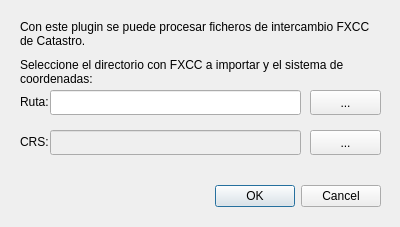
<?xml version="1.0" encoding="UTF-8"?>
<ui version="4.0">
 <class>fxcc2Qgis</class>
 <widget class="QDialog" name="fxcc2Qgis">
  <property name="geometry">
   <rect>
    <x>0</x>
    <y>0</y>
    <width>400</width>
    <height>227</height>
   </rect>
  </property>
  <property name="windowTitle">
   <string>fxcc2Qgis</string>
  </property>
  <widget class="QDialogButtonBox" name="buttonBox">
   <property name="geometry">
    <rect>
     <x>40</x>
     <y>180</y>
     <width>341</width>
     <height>32</height>
    </rect>
   </property>
   <property name="orientation">
    <enum>Qt::Horizontal</enum>
   </property>
   <property name="standardButtons">
    <set>QDialogButtonBox::Cancel|QDialogButtonBox::Ok</set>
   </property>
  </widget>
  <widget class="QLabel" name="label">
   <property name="geometry">
    <rect>
     <x>20</x>
     <y>20</y>
     <width>361</width>
     <height>41</height>
    </rect>
   </property>
   <property name="text">
    <string>Con este plugin se puede procesar ficheros de intercambio FXCC de Catastro.</string>
   </property>
   <property name="alignment">
    <set>Qt::AlignLeading|Qt::AlignLeft|Qt::AlignTop</set>
   </property>
   <property name="wordWrap">
    <bool>true</bool>
   </property>
  </widget>
  <widget class="QLabel" name="label_2">
   <property name="geometry">
    <rect>
     <x>20</x>
     <y>58</y>
     <width>361</width>
     <height>31</height>
    </rect>
   </property>
   <property name="text">
    <string>Seleccione el directorio con FXCC a importar y el sistema de coordenadas:</string>
   </property>
   <property name="alignment">
    <set>Qt::AlignLeading|Qt::AlignLeft|Qt::AlignTop</set>
   </property>
   <property name="wordWrap">
    <bool>true</bool>
   </property>
  </widget>
  <widget class="QLineEdit" name="cmpRuta">
   <property name="geometry">
    <rect>
     <x>50</x>
     <y>90</y>
     <width>251</width>
     <height>25</height>
    </rect>
   </property>
  </widget>
  <widget class="QPushButton" name="btnSeleccionarRuta">
   <property name="geometry">
    <rect>
     <x>310</x>
     <y>90</y>
     <width>71</width>
     <height>25</height>
    </rect>
   </property>
   <property name="text">
    <string>...</string>
   </property>
  </widget>
  <widget class="QLineEdit" name="cmpCrs">
   <property name="enabled">
    <bool>false</bool>
   </property>
   <property name="geometry">
    <rect>
     <x>50</x>
     <y>130</y>
     <width>251</width>
     <height>25</height>
    </rect>
   </property>
  </widget>
  <widget class="QPushButton" name="btnSeleccionarCrs">
   <property name="geometry">
    <rect>
     <x>310</x>
     <y>130</y>
     <width>71</width>
     <height>25</height>
    </rect>
   </property>
   <property name="text">
    <string>...</string>
   </property>
  </widget>
  <widget class="QLabel" name="label_3">
   <property name="geometry">
    <rect>
     <x>20</x>
     <y>95</y>
     <width>41</width>
     <height>16</height>
    </rect>
   </property>
   <property name="text">
    <string>Ruta:</string>
   </property>
   <property name="alignment">
    <set>Qt::AlignLeading|Qt::AlignLeft|Qt::AlignTop</set>
   </property>
   <property name="wordWrap">
    <bool>true</bool>
   </property>
  </widget>
  <widget class="QLabel" name="label_4">
   <property name="geometry">
    <rect>
     <x>20</x>
     <y>135</y>
     <width>41</width>
     <height>16</height>
    </rect>
   </property>
   <property name="text">
    <string>CRS:</string>
   </property>
   <property name="alignment">
    <set>Qt::AlignLeading|Qt::AlignLeft|Qt::AlignTop</set>
   </property>
   <property name="wordWrap">
    <bool>true</bool>
   </property>
  </widget>
 </widget>
 <resources/>
 <connections>
  <connection>
   <sender>buttonBox</sender>
   <signal>rejected()</signal>
   <receiver>fxcc2Qgis</receiver>
   <slot>reject()</slot>
   <hints>
    <hint type="sourcelabel">
     <x>316</x>
     <y>260</y>
    </hint>
    <hint type="destinationlabel">
     <x>286</x>
     <y>274</y>
    </hint>
   </hints>
  </connection>
 </connections>
</ui>
